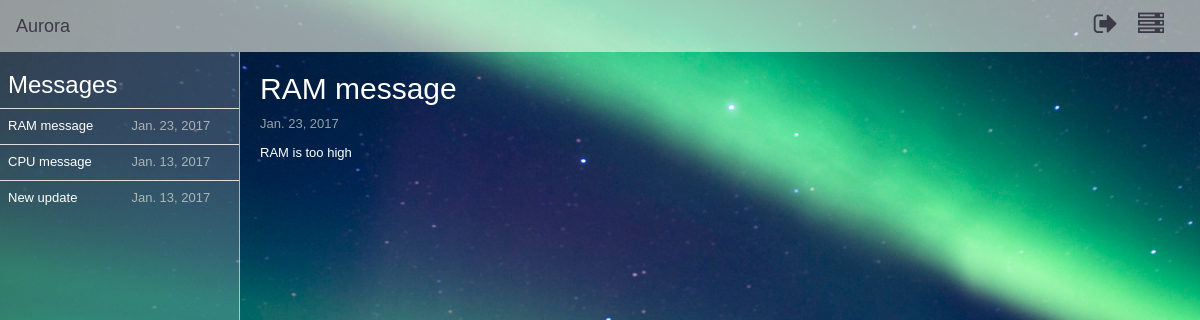
Before: /messages/1 (signed in) with the older database file.
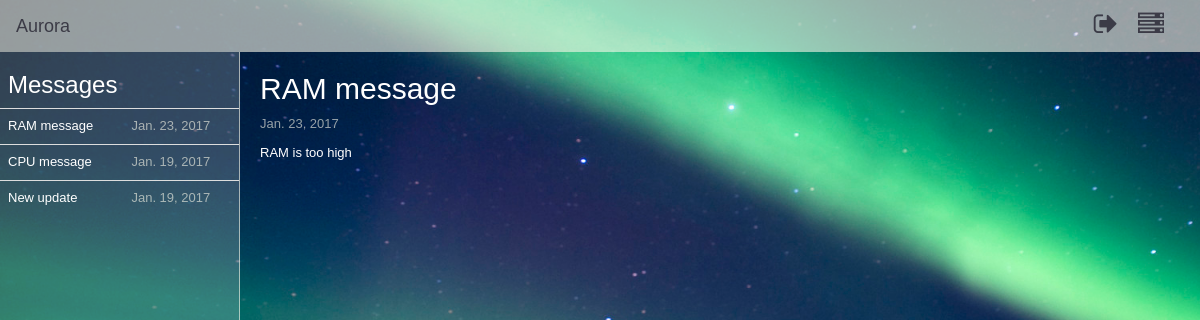
After: the same page with the newer database file.
### AuroraPlus/models.py (models this page shows)
class Messages(models.Model):
    ID = models.AutoField(primary_key=True)
    User_ID = models.TextField(max_length=10)
    Message_Name = models.TextField(max_length=20)
    Message_Text = models.TextField(max_length=500)
    Date_Received = models.DateField(auto_now=True)
    Message_Read = models.BooleanField(default=0)

### AuroraPlus/views.py (the view)
# urls.py: url(r'^messages/(?P<message_id>\w{0,50000})$', views.messages, name='messages'),
def messages(request, message_id):
    current_user = request.user
    user_id = current_user.id
    all_messages = GetMessages.get_messages(user_id)
    select_message = GetMessages.select_message(user_id, message_id)
    GetMessages.message_read(user_id, message_id)
    render_messages = {'Messages': all_messages, 'selected_message': select_message, 'message_id': message_id}
    return render(request, 'messages.html', render_messages)

### bin/ServerMonitoring/messages.py (called while the page is built)
    @staticmethod
    def get_messages(user_id):
        all_messages = Messages.objects.filter(User_ID=user_id).all()
        return all_messages

    @staticmethod
    def select_message(user_id, message_id):
        selected_message = Messages.objects.filter(User_ID=user_id, ID=message_id).all()
        return selected_message

    @staticmethod
    def message_read(user_id, message_id):
        if user_id is None or message_id is None:
            return 'There has been an error.'
        else:
            try:
                message_to_edit = Messages.objects.get(User_ID=user_id, ID=message_id)
                message_to_edit.Message_Read = 1
                message_to_edit.save()
            except:
                return 'There has been an error(2).'
            return True

### templates/messages.html (shortened to what this page needs)
{% load static from staticfiles %}
{% load current_tags %}
<!DOCTYPE html>
<html lang="en">
<head>
    <link rel="stylesheet" type="text/css" href="{% static "bootstrap/css/bootstrap.min.css" %}"/>
    <link rel="stylesheet" type="text/css" href="{% static "fontawesome/css/font-awesome.min.css" %}">
    <link rel="stylesheet" type="text/css" href="{% static "custom/css/navbar.css" %}"/>
    <link rel="stylesheet" type="text/css" href="{% static "custom/css/sidebar.css" %}"/>
    <link rel="stylesheet" type="text/css" href="{% static "custom/css/messages.css" %}"/>
</head>
<body>
{% include 'top.html' %}
<div id="side">
    <h3 class="messages-title">Messages</h3>
    <table class="table">
        {% for message in Messages %}
            {% if message.Message_Read == 0 %}
                <tr class="message unread">
                    <td><b><a href="/messages/{{ message.ID }}">{{ message.Message_Name }}</a></b></td>
                    <td><b>{{ message.Date_Received }}</b></td>
                </tr>
            {% elif message.Message_Read == 1 %}
                <tr class="message read">
                    <td><a href="/messages/{{ message.ID }}">{{ message.Message_Name }}</a></td>
                    <td>{{ message.Date_Received }}</td>
                </tr>
            {% endif %}
        {% endfor %}
    </table>
</div>
<div id="content">
    {% if message_id == "0" %}
        <h2 class="message-title">Message</h2>
        <p class="message-text">You can view all messages about your servers.</p>
    {% else %}
        {% for item in selected_message %}
            <h2 class="message-title">{{ item.Message_Name }}</h2>
            <p class="message-date">{{ item.Date_Received }}</p>
            <p class="message-text">{{ item.Message_Text }}</p>
        {% endfor %}
    {% endif %}
</div>
</body>
</html>

Changed rows visible on the page:
changed Messages "CPU message": Date_Received "Jan. 13, 2017" → "Jan. 19, 2017"
changed Messages "New update": Date_Received "Jan. 13, 2017" → "Jan. 19, 2017"
